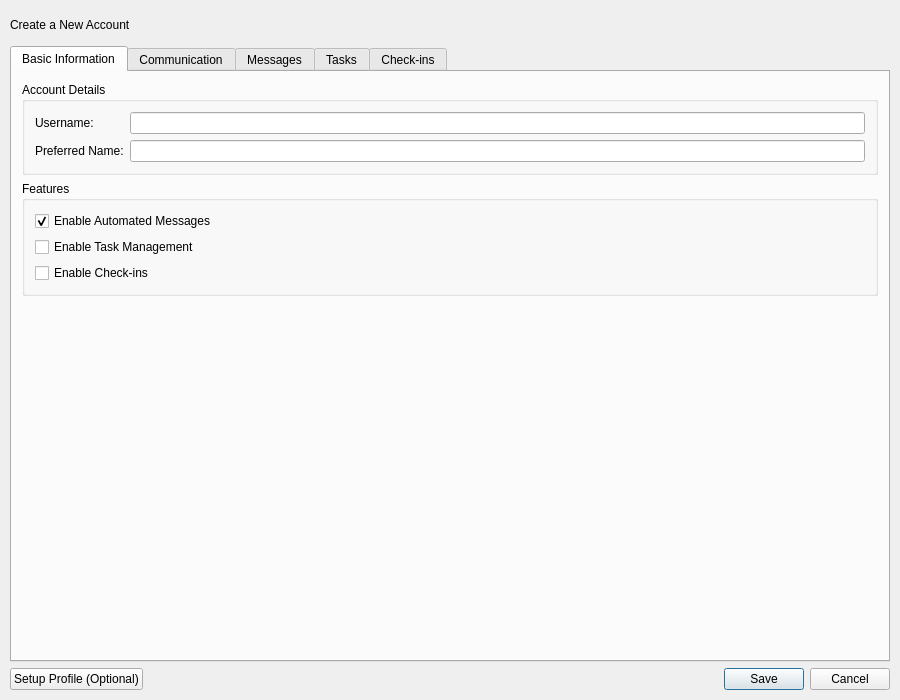
<?xml version="1.0" encoding="UTF-8"?>
<ui version="4.0">
 <class>Dialog_create_account</class>
 <widget class="QDialog" name="Dialog_create_account">
  <property name="geometry">
   <rect>
    <x>0</x>
    <y>0</y>
    <width>900</width>
    <height>700</height>
   </rect>
  </property>
  <property name="contextMenuPolicy">
   <enum>Qt::ContextMenuPolicy::PreventContextMenu</enum>
  </property>
  <property name="windowTitle">
   <string>Create a New Account</string>
  </property>
  <property name="role" stdset="0">
   <string>header</string>
  </property>
  <layout class="QVBoxLayout" name="verticalLayout" stretch="0,1,0">
   <property name="leftMargin">
    <number>10</number>
   </property>
   <property name="topMargin">
    <number>10</number>
   </property>
   <property name="rightMargin">
    <number>10</number>
   </property>
   <property name="bottomMargin">
    <number>10</number>
   </property>
   <item>
    <widget class="QLabel" name="label_create_a_new_account">
     <property name="minimumSize">
      <size>
       <width>0</width>
       <height>30</height>
      </size>
     </property>
     <property name="cursor">
      <cursorShape>CrossCursor</cursorShape>
     </property>
     <property name="contextMenuPolicy">
      <enum>Qt::ContextMenuPolicy::PreventContextMenu</enum>
     </property>
     <property name="layoutDirection">
      <enum>Qt::LayoutDirection::LeftToRight</enum>
     </property>
     <property name="frameShape">
      <enum>QFrame::Shape::NoFrame</enum>
     </property>
     <property name="text">
      <string>Create a New Account</string>
     </property>
     <property name="margin">
      <number>-1</number>
     </property>
     <property name="role" stdset="0">
      <string>header</string>
     </property>
    </widget>
   </item>
   <item>
    <widget class="QTabWidget" name="tabWidget">
     <property name="currentIndex">
      <number>0</number>
     </property>
     <widget class="QWidget" name="tab_basic_info">
      <attribute name="title">
       <string>Basic Information</string>
      </attribute>
      <layout class="QVBoxLayout" name="verticalLayout_basic">
       <property name="leftMargin">
        <number>10</number>
       </property>
       <property name="topMargin">
        <number>10</number>
       </property>
       <property name="rightMargin">
        <number>10</number>
       </property>
       <property name="bottomMargin">
        <number>10</number>
       </property>
       <item>
        <widget class="QGroupBox" name="groupBox_basic_information">
         <property name="title">
          <string>Account Details</string>
         </property>
         <layout class="QGridLayout" name="gridLayout_basic">
          <property name="leftMargin">
           <number>10</number>
          </property>
          <property name="topMargin">
           <number>10</number>
          </property>
          <property name="rightMargin">
           <number>10</number>
          </property>
          <property name="bottomMargin">
           <number>10</number>
          </property>
          <item row="0" column="0">
           <widget class="QLabel" name="label_username">
            <property name="text">
             <string>Username:</string>
            </property>
           </widget>
          </item>
          <item row="0" column="1">
           <widget class="QLineEdit" name="lineEdit_username"/>
          </item>
          <item row="1" column="0">
           <widget class="QLabel" name="label_prefered_name">
            <property name="text">
             <string>Preferred Name:</string>
            </property>
           </widget>
          </item>
          <item row="1" column="1">
           <widget class="QLineEdit" name="lineEdit_prefered_name"/>
          </item>
         </layout>
        </widget>
       </item>
       <item>
        <widget class="QGroupBox" name="groupBox_features">
         <property name="title">
          <string>Features</string>
         </property>
         <layout class="QVBoxLayout" name="verticalLayout_features">
          <property name="leftMargin">
           <number>10</number>
          </property>
          <property name="topMargin">
           <number>10</number>
          </property>
          <property name="rightMargin">
           <number>10</number>
          </property>
          <property name="bottomMargin">
           <number>10</number>
          </property>
                     <item>
            <widget class="QCheckBox" name="checkBox_enable_messages">
             <property name="text">
              <string>Enable Automated Messages</string>
             </property>
             <property name="checked">
              <bool>true</bool>
             </property>
            </widget>
           </item>
          <item>
           <widget class="QCheckBox" name="checkBox_enable_task_management">
            <property name="text">
             <string>Enable Task Management</string>
            </property>
            <property name="checked">
             <bool>false</bool>
            </property>
           </widget>
          </item>
          <item>
           <widget class="QCheckBox" name="checkBox_enable_checkins">
            <property name="text">
             <string>Enable Check-ins</string>
            </property>
            <property name="checked">
             <bool>false</bool>
            </property>
           </widget>
          </item>
         </layout>
        </widget>
       </item>
       <item>
        <spacer name="verticalSpacer_basic">
         <property name="orientation">
          <enum>Qt::Orientation::Vertical</enum>
         </property>
         <property name="sizeHint" stdset="0">
          <size>
           <width>20</width>
           <height>40</height>
          </size>
         </property>
        </spacer>
       </item>
      </layout>
     </widget>
     <widget class="QWidget" name="tab_communication">
      <attribute name="title">
       <string>Communication</string>
      </attribute>
      <layout class="QVBoxLayout" name="verticalLayout_comm">
       <property name="leftMargin">
        <number>10</number>
       </property>
       <property name="topMargin">
        <number>10</number>
       </property>
       <property name="rightMargin">
        <number>10</number>
       </property>
       <property name="bottomMargin">
        <number>10</number>
       </property>
       <item>
        <widget class="QGroupBox" name="groupBox_primary_channel">
         <property name="title">
          <string>Primary Communication Channel</string>
         </property>
         <layout class="QVBoxLayout" name="verticalLayout_11">
          <item>
           <widget class="QWidget" name="widget_placeholder_channel_selection" native="true">
            <layout class="QVBoxLayout" name="verticalLayout_7"/>
           </widget>
          </item>
         </layout>
        </widget>
       </item>
       <item>
        <spacer name="verticalSpacer_comm">
         <property name="orientation">
          <enum>Qt::Orientation::Vertical</enum>
         </property>
         <property name="sizeHint" stdset="0">
          <size>
           <width>20</width>
           <height>40</height>
          </size>
         </property>
        </spacer>
       </item>
      </layout>
     </widget>
     <widget class="QWidget" name="tab_categories">
      <attribute name="title">
       <string>Messages</string>
      </attribute>
      <layout class="QVBoxLayout" name="verticalLayout_cat">
       <property name="leftMargin">
        <number>10</number>
       </property>
       <property name="topMargin">
        <number>10</number>
       </property>
       <property name="rightMargin">
        <number>10</number>
       </property>
       <property name="bottomMargin">
        <number>10</number>
       </property>
       <item>
        <widget class="QGroupBox" name="groupBox_select_categories">
         <property name="title">
          <string>Select Message Categories (at least one required)</string>
         </property>
         <layout class="QVBoxLayout" name="verticalLayout_3">
          <item>
           <widget class="QWidget" name="widget_placeholder_select_categories" native="true">
            <layout class="QVBoxLayout" name="verticalLayout_10"/>
           </widget>
          </item>
         </layout>
        </widget>
       </item>
       <item>
        <spacer name="verticalSpacer_cat">
         <property name="orientation">
          <enum>Qt::Orientation::Vertical</enum>
         </property>
         <property name="sizeHint" stdset="0">
          <size>
           <width>20</width>
           <height>40</height>
          </size>
         </property>
        </spacer>
       </item>
      </layout>
     </widget>
           <widget class="QWidget" name="tab_tasks">
       <attribute name="title">
        <string>Tasks</string>
       </attribute>
       <layout class="QVBoxLayout" name="verticalLayout_tasks">
        <property name="leftMargin">
         <number>10</number>
        </property>
        <property name="topMargin">
         <number>10</number>
        </property>
        <property name="rightMargin">
         <number>10</number>
        </property>
        <property name="bottomMargin">
         <number>10</number>
        </property>
        <item>
         <widget class="QGroupBox" name="groupBox_task_settings">
          <property name="title">
           <string>Task Management Settings</string>
          </property>
          <layout class="QVBoxLayout" name="verticalLayout_9">
           <item>
            <widget class="QWidget" name="widget_placeholder_task_settings" native="true">
             <layout class="QVBoxLayout" name="verticalLayout_4"/>
            </widget>
           </item>
          </layout>
         </widget>
        </item>

       </layout>
      </widget>
      <widget class="QWidget" name="tab_checkins">
       <attribute name="title">
        <string>Check-ins</string>
       </attribute>
       <layout class="QVBoxLayout" name="verticalLayout_checkins">
        <property name="leftMargin">
         <number>10</number>
        </property>
        <property name="topMargin">
         <number>10</number>
        </property>
        <property name="rightMargin">
         <number>10</number>
        </property>
        <property name="bottomMargin">
         <number>10</number>
        </property>
        <item>
         <widget class="QGroupBox" name="groupBox_checkin_settings">
          <property name="title">
           <string>Check-in Settings</string>
          </property>
          <layout class="QVBoxLayout" name="verticalLayout_8">
           <item>
            <widget class="QWidget" name="widget_placeholder_checkin_settings" native="true">
             <layout class="QVBoxLayout" name="verticalLayout_5"/>
            </widget>
           </item>
          </layout>
         </widget>
        </item>

       </layout>
      </widget>
    </widget>
   </item>
   <item>
    <layout class="QHBoxLayout" name="horizontalLayout_buttons">
     <item>
      <widget class="QPushButton" name="pushButton_profile">
       <property name="text">
        <string>Setup Profile (Optional)</string>
       </property>
      </widget>
     </item>
     <item>
      <spacer name="horizontalSpacer">
       <property name="orientation">
        <enum>Qt::Orientation::Horizontal</enum>
       </property>
       <property name="sizeHint" stdset="0">
        <size>
         <width>40</width>
         <height>20</height>
        </size>
       </property>
      </spacer>
     </item>
     <item>
      <widget class="QDialogButtonBox" name="buttonBox_save_cancel">
       <property name="orientation">
        <enum>Qt::Orientation::Horizontal</enum>
       </property>
       <property name="standardButtons">
        <set>QDialogButtonBox::StandardButton::Cancel|QDialogButtonBox::StandardButton::Save</set>
       </property>
      </widget>
     </item>
    </layout>
   </item>
  </layout>
 </widget>
 <resources/>
 <connections>
  <connection>
   <sender>buttonBox_save_cancel</sender>
   <signal>accepted()</signal>
   <receiver>Dialog_create_account</receiver>
   <slot>accept()</slot>
   <hints>
    <hint type="sourcelabel">
     <x>248</x>
     <y>254</y>
    </hint>
    <hint type="destinationlabel">
     <x>157</x>
     <y>274</y>
    </hint>
   </hints>
  </connection>
  <connection>
   <sender>buttonBox_save_cancel</sender>
   <signal>rejected()</signal>
   <receiver>Dialog_create_account</receiver>
   <slot>reject()</slot>
   <hints>
    <hint type="sourcelabel">
     <x>316</x>
     <y>260</y>
    </hint>
    <hint type="destinationlabel">
     <x>286</x>
     <y>274</y>
    </hint>
   </hints>
  </connection>
 </connections>
</ui>
